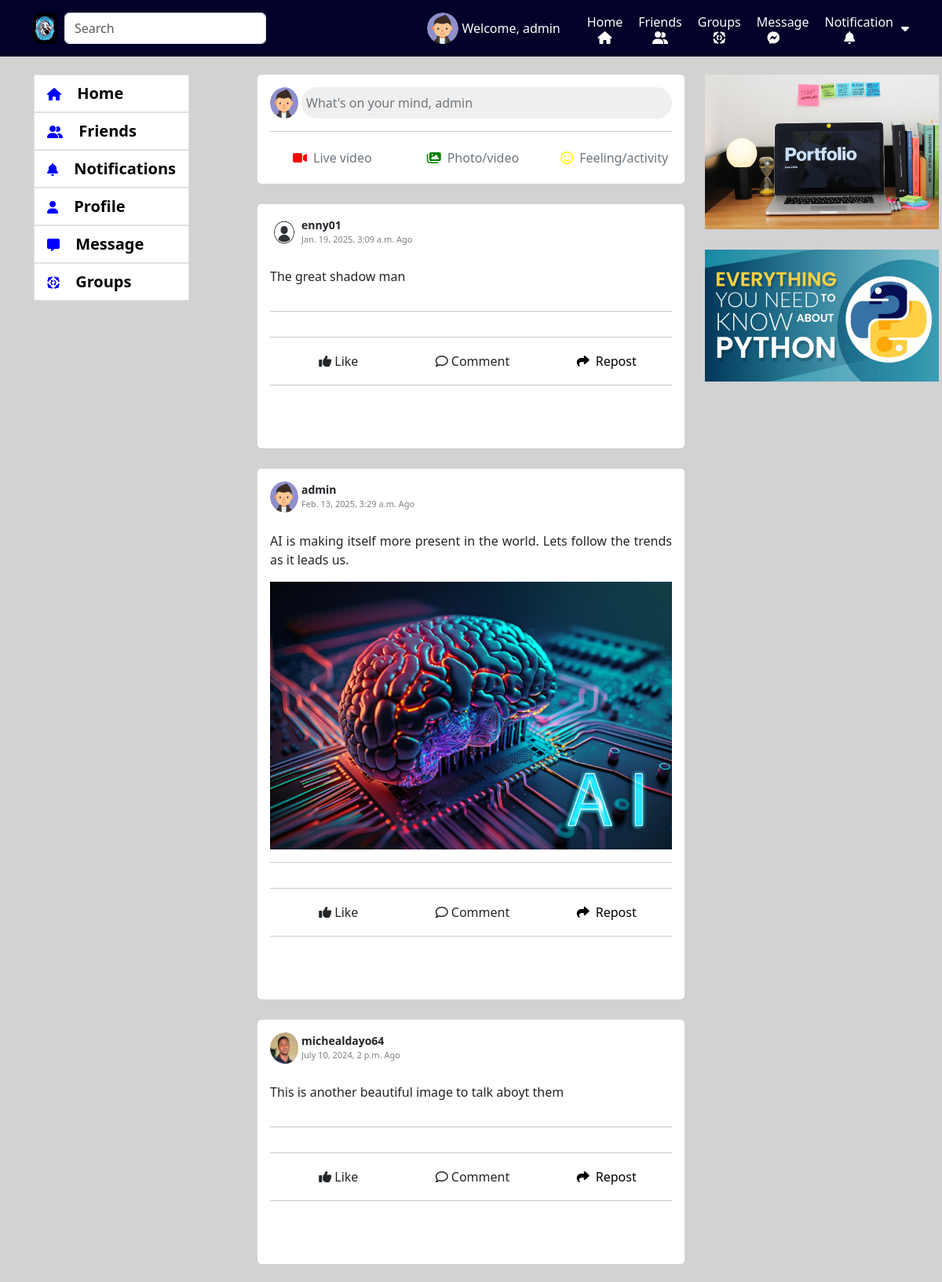
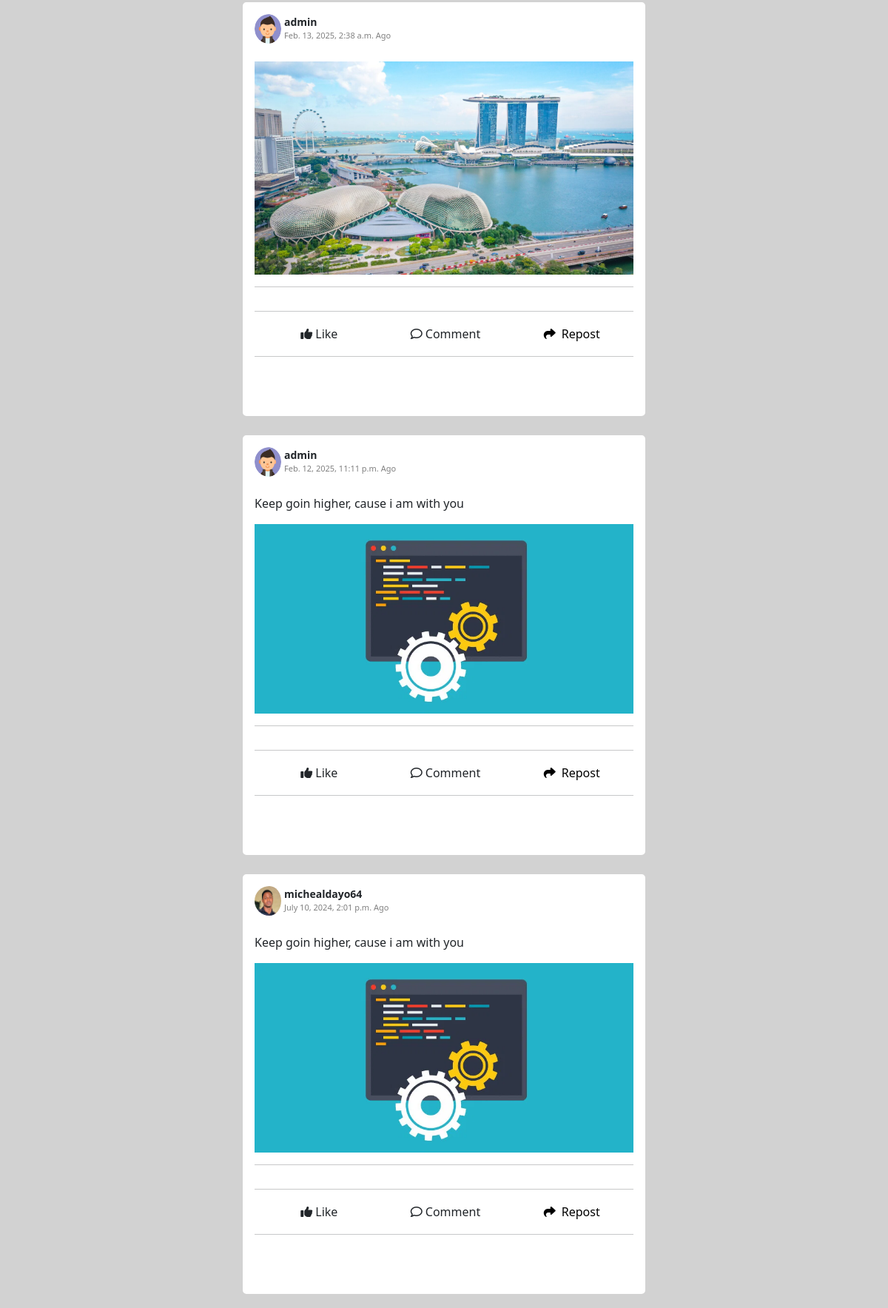
Page / (signed in, upper part) on the committed database (2 pictures, top to bottom).
### account/models.py (models this page shows, shortened)
class Accounts(AbstractBaseUser):
    email = models.EmailField(verbose_name="email", max_length=60, unique=True)
    username = models.CharField(max_length=30, unique=True)
    first_name = models.CharField(max_length=30, null=True, blank=True)
    last_name = models.CharField(max_length=30, null=True, blank=True)
    date_joined = models.DateTimeField(
        verbose_name='date joined', auto_now_add=True)
    last_login = models.DateTimeField(verbose_name='last login', auto_now=True)
    is_admin = models.BooleanField(default=False)
    is_active = models.BooleanField(default=True)
    is_staff = models.BooleanField(default=False)
    is_superuser = models.BooleanField(default=False)
    profile_image = models.ImageField(max_length=255, upload_to=get_profile_image_filepath,
                                      null=True, blank=True, default=get_default_profile_image)
    hide_email = models.BooleanField(default=True)
    uid = models.CharField(max_length=225, blank=True, null=True)
    USERNAME_FIELD = 'email'
    REQUIRED_FIELDS = ['username']
    objects = MyAccountManager()

### social_app/models.py (models this page shows, shortened)
class Post(models.Model):
    user = models.ForeignKey(
        settings.AUTH_USER_MODEL, on_delete=models.CASCADE, null=True, blank=True, related_name='author')
    user_post = models.TextField(null=True, blank=True)
    file = models.FileField(
        upload_to="post_images/", null=True, blank=True)
    date_post = models.DateTimeField(auto_now_add=True)
    date_post_update = models.DateTimeField(auto_now=True)
    user_like_post = models.ManyToManyField(
        settings.AUTH_USER_MODEL, blank=True)
    reposted_by = models.ForeignKey(
        settings.AUTH_USER_MODEL, on_delete=models.CASCADE, null=True, blank=True, related_name='reposted_by')
    repost_users = models.ManyToManyField(
        settings.AUTH_USER_MODEL, blank=True, related_name="users_repost")

### social_app/views.py (the view)
# urls.py: path('', friend_index, name='friend-index'),
def index(request):
    context = {}
    user = request.user
    if user.is_authenticated:
        friend = FriendsList.objects.get(user=user)
        friends_list = friend.friends.all()
        '''
        List of post according to User friend
        '''
        '''post_list = list(Post.objects.filter(user__in=list(
            friends_list) + [user,]).order_by('-date_post'))'''
        post_list = list(Post.objects.all())
        random.shuffle(post_list)
        context['post_list'] = post_list
    else:
        return redirect('login')
    return render(request, 'home.html', context)

### account/views.py (called while the page is built)
def get_tokens_for_user(user):
    refresh = RefreshToken.for_user(user)
    return {
        'token': {
            'refresh': str(refresh),
            'access': str(refresh.access_token),
        },
        'msg': 'Login Successfully'
    }

### notification_app/context_processors.py (called while the page is built)
def get_user_token(request):
    user = request.user
    return {'user_access_token': get_tokens_for_user(user)['token']['access']}

### social_app/templates/home.html (shortened to what this page needs)
{% extends 'base.html' %}
 {% block content %}
  {% load static %}
<br />
<div class="row home-container">
  <div class="col-12 col-lg-3 col-xl-3 col-md-3 left-menu-container">
    {% include 'snippets/left-menu.html' %}
  </div>
  <div class="col-12 col-lg-6 col-xl-6 col-md-6 mx-auto" id="postlistid">
    {% include 'home_main_content.html' %}
     {% if post_list %}
    {% for i in post_list %}
    <br />
    <div class="card p-3">
      <div class="d-flex flex-row justify-content-between align-items-center">
        <div class="d-flex flex-row">
          <img
            class="pe-1 profile-pic"
            src="{{ i.user.profile_image.url }}"
            alt=""
            srcset=""
          />
          <div class="d-flex flex-column">
            <span style="font-size: 14px; font-weight: bold"
              >{{ i.user.username }}</span
            >
            <span style="font-size: 11px; color: gray"
              >{{ i.date_post }} Ago</span
            >
          </div>
        </div>
      </div>
      <br />
      <div class="w-100" id="post">
        {% if i.user_post %}
        <p>{{ i.user_post }}</p>
        {% endif %}
      </div>
      <div id="postimage">
        {% if i.file %} {% if i.file.url|slice:"-4:" == ".MP4" or i.file.url|slice:"-4:" == ".mp4" %}
        <video id="movie" class="w-100 h-100 rounded" controls>
          <source src="{{ i.file.url }}" type="video/mp4" />
        </video>
        {% else %}
        <img class="w-100" src="{{ i.file.url }}" alt="" srcset="" />
        {% endif %}
        {% endif %}
      </div>
      <hr />
      <hr />
      <div class="d-flex flex-row justify-content-between">
        <div
          class="d-flex flex-row align-items-center justify-content-center w-50 likecommentshare"
          id="likeidBtn"
          data-id="{{ i.pk }}"
        >
          <i class="fa-solid fa-thumbs-up p-1"></i>
          <span
            class="likeunlike_{{ i.id }}"
            id="likeunlikeid"
            data-id="{{ i.id }}"
            >Like</span
          >
        </div>
        <div
          class="d-flex flex-row align-items-center justify-content-center w-50 likecommentshare"
          id="commentidBtn"
          data-id="{{ i.pk }}"
        >
          <i class="fa-regular fa-comment p-1"></i>
          <span>Comment</span>
        </div>
        <div
          class="d-flex flex-row align-items-center justify-content-center w-50 likecommentshare"
          id="shareidBtn"
        >
          <a href="{% url 'user-share-post' i.id %}">
            <i class="fa-solid fa-share p-1"></i>
            <span>Repost</span>
          </a>
        </div>
      </div>
      <hr />
      <br />
      <br />
    </div>
    {% endfor %}
    {% endif %}
  </div>
  <div class="col-12 col-lg-3 col-xl-3 col-md-3 right-menu-container">
    {% include 'snippets/right-data.html' %}
  </div>
</div>
{% endblock %}

### templates/snippets/header.html (shortened to what this page needs)
{% load static %}
<nav class="navbar fixed-top top-navbar" id="mynav" data-token="{{ user_access_token }}">
  <div class="container d-flex flex-row justify -content-between" id="myheader">
    <div>
      <div class="d-flex">
        <a href="/">
          <img src="{% static 'img/logoimage.webp' %}" alt="" srcset=""
            style="width: 40px; height: 40px; padding-right: 10px; border-radius: 10px;">
        </a>
        <input class="form-control me-2 w-100" type="search" id="input-data" name="q" placeholder="Search"
          aria-label="Search">
      </div>
    </div>
    <div class="menu-left">
      {% if request.user.is_authenticated %}
      <a href="{% url 'profile-index' %}" class="anch">
        <img class="me-1 profile-pic" src="{{ request.user.profile_image.url }}" alt="">
      </a>
      {% else %}
      <img class="me-1 profile-pic" src="{% static 'img/profile_image.png' %}" alt="">
      {% endif %}
      <a href="{% url 'profile-index' %}" class="anch">
        <p class="me-4 mt-3 text-white">Welcome, {{ request.user.username }}</p>
      </a>
      <a href="{% url 'index' %}" class="home">
        <span class="text-white">Home</span>
        <i class="fa-solid fa-house text-white"></i>
      </a>
      <a href="{% url 'friend-index' %}" class="home">
        <span class="text-white">Friends</span>
        <i class="fa-solid fa-user-group text-white"></i>
      </a>
      <a href="{% url 'group-list' %}" class="home">
        <span class="text-white">Groups</span>
        <i class="fa-solid fa-group-arrows-rotate text-white"></i>
      </a>
      <a class="home" id="btn-chat-notifi">
        <span class="text-white">Message</span>
        <i class="fa-brands fa-facebook-messenger me-4 text-white"></i>
      </a>
      <a class="home" id="btn-notifi" onclick="setGeneralNotificationsAsRead()">
        <span class="text-white">Notification</span>
        <i class="fa-solid fa-bell me-4 text-white"></i>
      </a>
      <a href="#" id="logout">
        <i class="fa-solid fa-caret-down text-white"></i>
      </a>
    </div>
  </div>
</nav>

### social_app/templates/home_main_content.html (shortened to what this page needs)
<div class="card p-3">
    <div class="d-flex flex-row align-items-left">
      <img class="pe-1 profile-pic" src="{{ request.user.profile_image.url }}" alt="" srcset="">
      <input class="w-100 border border-0 rounded-pill text-start text-secondary" id="inputpost" data-bs-toggle="modal" data-bs-target="#exampleModal" type="submit" value="What's on your mind, {{ request.user.username }}">
    </div>
    <hr>
    <div class="row text-center ps-4 p3-4">
        <div class="col-4 col-sm-4">
            <div class="d-flex flex-row align-items-center" id="videoid" data-bs-toggle="modal" data-bs-target="#livevideo">
                    <i class="fa-solid fa-video"></i>
                    <span class="text-secondary ms-2">Live video</span>
            </div>
        </div>
        <div class="col-4 col-sm-4">
            <div class="d-flex flex-row align-items-center" id="photoid" data-bs-toggle="modal" data-bs-target="#exampleModal">
                    <i class="fa-solid fa-images"></i>
                <span class="text-secondary ms-2">Photo/video</span>
            </div>
        </div>
        <div class="col-4 col-sm-4">
            <div class="d-flex flex-row justify-content-center align-items-center" id="emojiid" data-bs-toggle="modal" data-bs-target="#emoji">
                    <i class="fa-regular fa-face-smile"></i>
                <span class="text-secondary ms-2">Feeling/activity</span>
            </div>
        </div>
    </div>
</div>

### static/css/style.css (style rules this page uses)
body { display: block; position: relative; }
.anch { text-decoration: none; cursor: pointer; }
.profile-pic { width: 40px; height: 40px; border-radius: 100%; }
.home { display: flex; flex-direction: column; align-items: center; padding: 5px; text-align: center; margin-left: 5px; margin-right: 5px; }
#myheader { position: relative; width: 100%; }
.top-navbar { background-color: rgb(1, 1, 41); }
.menu-left { display: flex; flex-direction: row; align-items: center; }
.menu-left a { text-decoration: none; }

### static/css/home.css (style rules this page uses)
#videoid { cursor: pointer; padding: 5px; border-radius: 5px; }
#videoid i { color: red; }
#photoid { cursor: pointer; padding: 5px; border-radius: 5px; }
#photoid i { color: green; }
#emojiid { cursor: pointer; padding: 5px; border-radius: 5px; }
#emojiid i { color: yellow; }
#post p { text-align: justify; }
.likecommentshare { cursor: pointer; padding: 2px; border-radius: 5px; }
.likecommentshare a { text-decoration: none; color: black; }

### rows in the picture
Accounts: user.profile_image (picture), user.username "admin", user.username "What's on your mind, admin"
Post: user.profile_image (picture), user.username "enny01", date_post "Jan. 19, 2025, 3:09 a.m.", user_post "The great shadow man"
Post: user.profile_image (picture), user.username "admin", date_post "Feb. 13, 2025, 3:29 a.m.", user_post "AI is making itself more present in the world. Lets follow the trends as it leads us.", file (picture)
Post: user.profile_image (picture), user.username "michealdayo64", date_post "July 10, 2024, 2 p.m.", user_post "This is another beautiful image to talk aboyt them"
Post: user.profile_image (picture), user.username "admin", date_post "Feb. 13, 2025, 2:38 a.m.", file (picture)
Post: user.profile_image (picture), user.username "admin", date_post "Feb. 12, 2025, 11:11 p.m.", user_post "Keep goin higher, cause i am with you", file (picture)
Post: user.profile_image (picture), user.username "michealdayo64", date_post "July 10, 2024, 2:01 p.m.", user_post "Keep goin higher, cause i am with you", file (picture)
